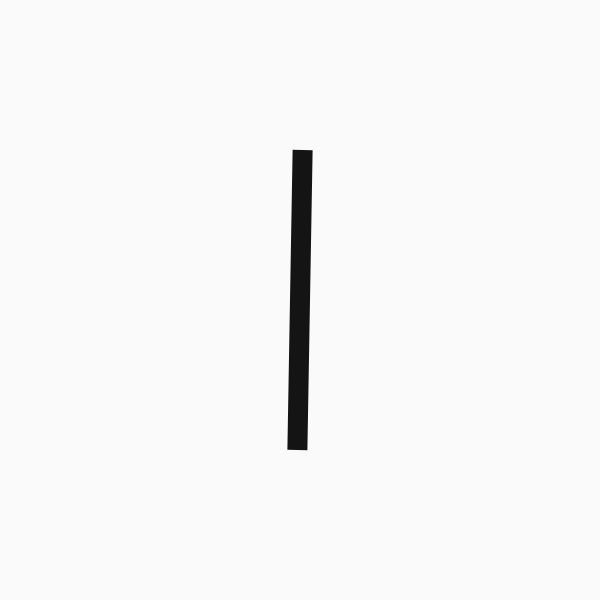
Frame 1 (no input)
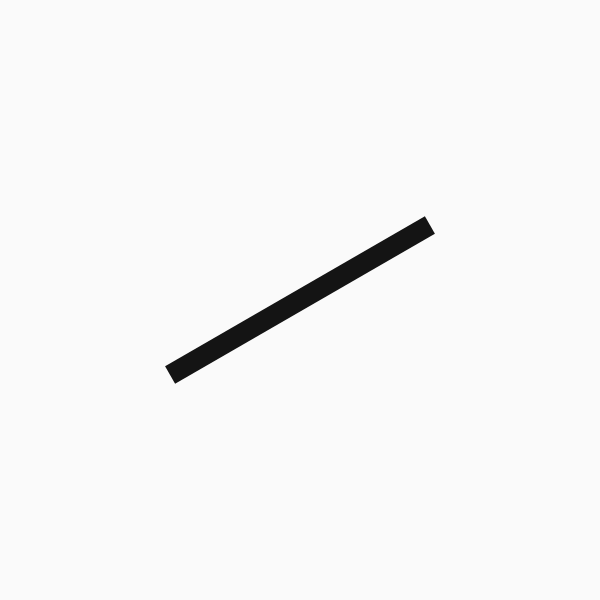
Frame 60 (no input)
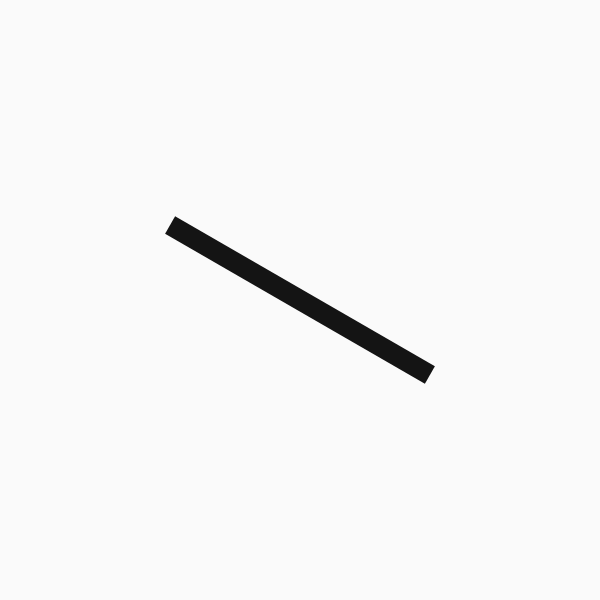
Frame 120 (the mouse pressed at the canvas centre since frame 60)

The p5.js sketch that drew these frames (run headless with seeded random() and noise() and a simulated clock; from frame 60 on, the mouse is pressed at the canvas centre):

// p5.js sketch
// ── sketch.js
function setup() {
  createCanvas(600, 600);
  rectMode(CENTER);
  noStroke();
}

function draw() {
  background(250);
  //rotate and draw the rectangle in the middle of the screen
  translate(width * 0.5, height * 0.5);
  rotate(radians(frameCount));
  fill(20);
  rect(0, 0, 20, 300);
}
